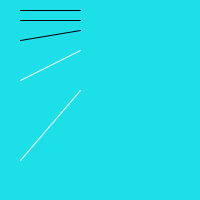
Frame 1 (no input)
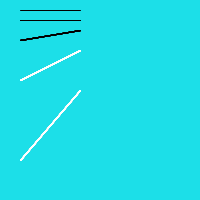
Frame 60 (the mouse pressed at the canvas centre just before this capture)
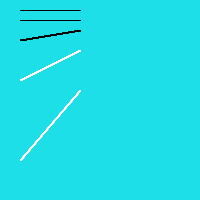
Frame 120 (the mouse held since frame 60 and released just before this capture)

The Processing sketch that drew these frames (run headless with seeded random() and noise(); from frame 60 on, the mouse is pressed at the canvas centre):

// Processing sketch: processing_97831
// ── processing_97831.pde

void setup () {
  size (200, 200);
  background (#1CDFE8);
  strokeWeight (1);
  line (20, 10, 80, 10);
}

void draw () {
  for (int x=10; x<100; x=x+x) {
    stroke (0);
    if (x>30) {
      stroke(255);
    }
    line(20, x*2, 80, x+10);
  }
}
